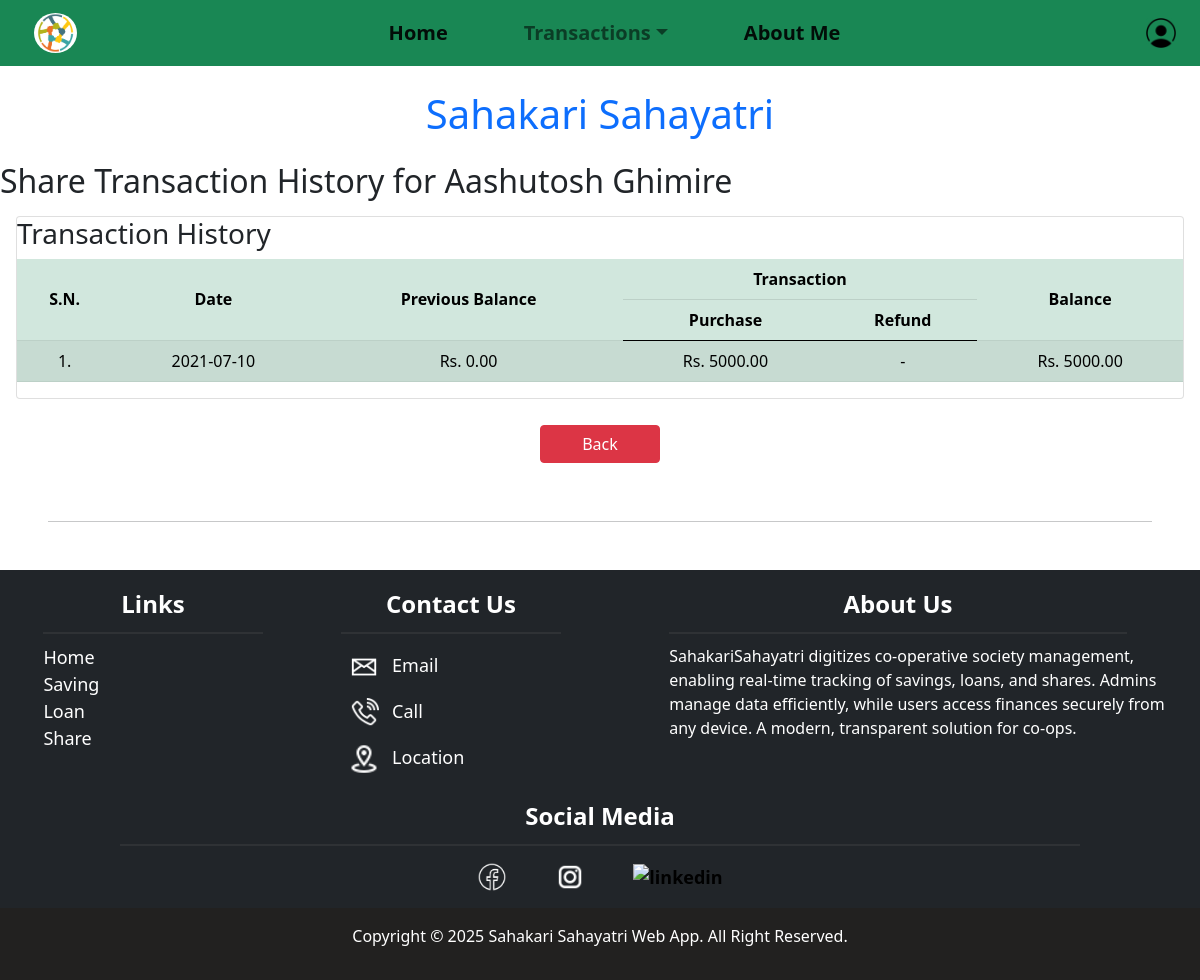
Page /share/details/6/ (signed in) on the committed database.
### customer/models.py (models this page shows, shortened)
class Member(models.Model):
    user = models.OneToOneField(User, on_delete=models.CASCADE, related_name='member_profile')
    member_id = models.IntegerField(unique=True, primary_key=True)
    first_name = models.CharField(max_length=30, blank=False)
    middle_name = models.CharField(max_length=30, blank=True)
    last_name = models.CharField(max_length=30, blank=False)
    email = models.EmailField(blank=True, null=True)
    phone_number = models.CharField(max_length=15, unique=True, blank=True)
    address = models.TextField(blank=False)
    date_of_birth = models.DateField(blank=True, null=True)
    citizenship_number = models.CharField(max_length=20, unique=True, blank=False)
    occupation = models.CharField(max_length=100, blank=True)
    date_joined = models.DateField(null=True, blank=True)
    name = models.CharField(max_length=100, blank=False, editable=False)
    class Meta:
        ordering = ['member_id']  # Ascending order

### share/models.py (models this page shows, shortened)
class ShareCapital(models.Model):
    customer = models.ForeignKey(Member, on_delete=models.CASCADE, related_name='share_purchases')
    share_amount = models.IntegerField(help_text="Share Amount at purchase time")
    purchase_date = models.DateField(default=timezone.now)
    class Meta:
        ordering = ['-purchase_date']

### share/views.py (the view)
# urls.py: path('details/<int:id>/', share.share_details, name='share_details'),
@login_required(login_url='loginpage')
def share_details(request, id):
    member = Member.objects.filter(member_id=id).first()
    if not member:
        return render(request, 'share_details.html', {'error': 'Member not found.'})
    purchases = ShareCapital.objects.filter(customer=member).annotate(
        transaction_date=F('purchase_date'),
        transaction_type=DBValue('purchase', output_field=CharField(max_length=20)),
        transaction_amount=F('share_amount')
    ).values('transaction_date', 'transaction_type', 'transaction_amount')
    refunds = ShareRefund.objects.filter(customer=member).annotate(
        transaction_date=F('refund_date'),
        transaction_type=DBValue('refund', output_field=CharField(max_length=20)),
        transaction_amount=F('refund_amount')
    ).values('transaction_date', 'transaction_type', 'transaction_amount')
    transactions = sorted(
        list(purchases) + list(refunds),
        key=lambda x: x['transaction_date']
    )
    prev_balance = 0
    for tx in transactions:
        tx['previous_balance'] = prev_balance
        if tx['transaction_type'] == 'purchase':
            tx['balance_after'] = prev_balance + tx['transaction_amount']
        else:
            tx['balance_after'] = prev_balance - tx['transaction_amount']
        prev_balance = tx['balance_after']
    context = {
        'member': member,
        'transactions': transactions,
    }
    return render(request, 'share_details.html', context)

### share/templates/share_details.html (shortened to what this page needs)
{% extends "base.html" %}
{% load static %}
{% block content %}
<h2>Share Transaction History for {{ member.first_name }} {{ member.last_name }}</h2>
<div class="card m-3">
    <h3>Transaction History</h3>
    <div class="table-responsive">
        <table class="table table-striped table-hover table-success">
            <thead>
                <tr class="text-center align-middle">
                    <th rowspan="2">S.N.</th>
                    <th rowspan="2">Date</th>
                    <th rowspan="2">Previous Balance</th>
                    <th colspan="2">Transaction</th>
                    <th rowspan="2">Balance</th>
                </tr>
                <tr class="text-center">
                    <th>Purchase</th>
                    <th>Refund</th>
                </tr>
            </thead>
            <tbody>
                {% if transactions %}
                    {% for tx in transactions %}
                    <tr class="text-center align-middle">
                        <td>{{ forloop.counter }}.</td>
                        <td>{{ tx.transaction_date|date:"Y-m-d" }}</td>
                        <td>Rs. {{ tx.previous_balance|floatformat:2 }}</td>
                        {% if tx.transaction_type == "purchase" %}
                            <td>Rs. {{ tx.transaction_amount|floatformat:2 }}</td>
                            <td>-</td>
                        {% else %}
                            <td>-</td>
                            <td>Rs. {{ tx.transaction_amount|floatformat:2 }}</td>
                        {% endif %}
                        <td>Rs. {{ tx.balance_after|floatformat:2 }}</td>
                    </tr>
                    {% endfor %}
                {% else %}
                    <tr>
                        <td colspan="6" class="text-center">No transactions found.</td>
                    </tr>
                {% endif %}
            </tbody>
        </table>
    </div>
</div>
{% if request.user.is_staff or request.user.is_superuser %}
<div class="button-container">
    <a href="{% url 'share_home' %}" class="btn-danger btn">Back</a>
</div>
{% else %}
<div class="button-container">
    <a href="{% url 'about_me' %}" class="btn-danger btn">Back</a>
</div>
{% endif %}
{% endblock content %}

### static/css/style.css (style rules this page uses)
.button-container { display: flex; justify-content: center; margin-top: 1rem; }
.button-container .btn { width: 10vw; text-decoration: none; color: #fff; font-weight: 500; margin: 10px; }
html { font-size: 16px; }
body { margin: 0; padding: 0; }

### rows in the picture
Member: first_name "Aashutosh", last_name "Ghimire"
ShareCapital: transaction_date "2021-07-10", previous_balance "0.00", transaction_amount "5000.00", balance_after "5000.00"
